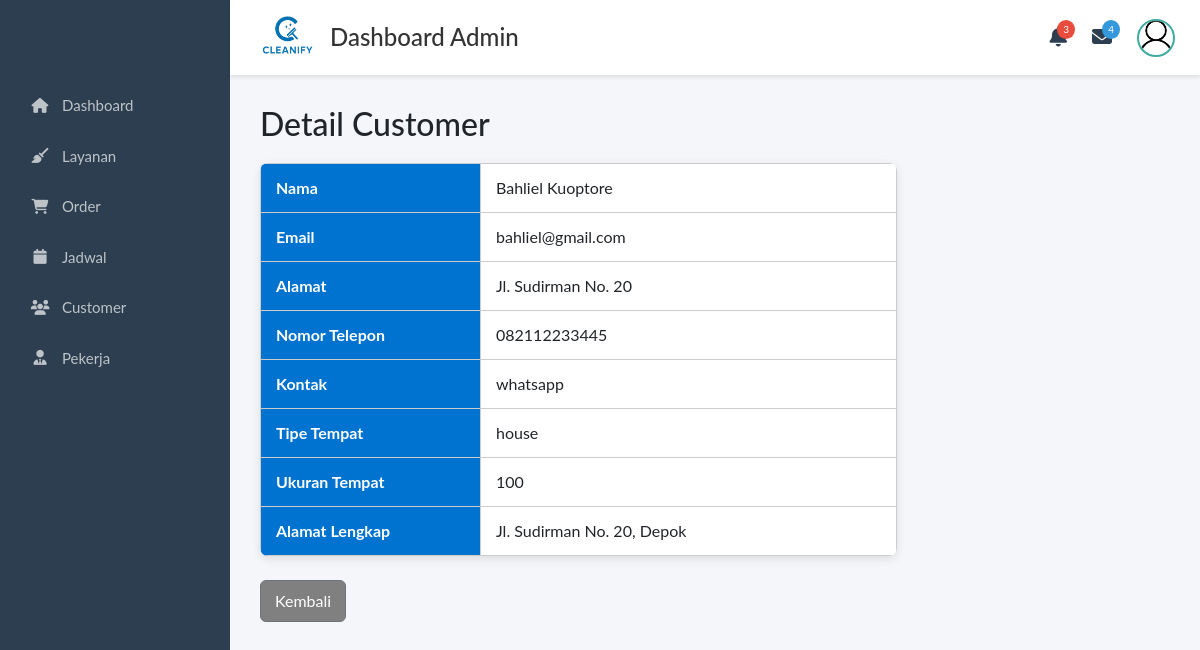
Screenshot of /Frontend/Admin/dashboard.php?page=customer_detail&id=4 (signed in) with the database file from the repository.
### tables this page shows
CREATE TABLE `customers` (
  `id` bigint(20) UNSIGNED NOT NULL,
  `name` varchar(100) NOT NULL,
  `email` varchar(100) DEFAULT NULL,
  `phone` varchar(20) DEFAULT NULL,
  `address` mediumtext DEFAULT NULL,
  `contact_preference` enum('phone','email','whatsapp') DEFAULT 'whatsapp',
  `property_type` enum('apartment','house','office','other') DEFAULT 'apartment',
  `property_size_sqm` int(11) DEFAULT NULL,
  `full_address` mediumtext DEFAULT NULL,
  `created_at` timestamp NOT NULL DEFAULT current_timestamp(),
  `updated_at` timestamp NOT NULL DEFAULT current_timestamp() ON UPDATE current_timestamp()
);

### Frontend/Admin/customer/detail.php (the view, shortened to what this page needs)
<?php
require __DIR__ . '/../../../Backend/db.php';
$dash = rtrim(dirname($_SERVER['SCRIPT_NAME']), '/') . '/dashboard.php';
$id = isset($_GET['id']) ? (int)$_GET['id'] : 0;
$stmt = $conn->prepare("SELECT * FROM customers WHERE id = ? LIMIT 1");
$stmt->bind_param("i", $id);
$stmt->execute();
$data = $stmt->get_result()->fetch_assoc();
function esc($v) {
    return htmlspecialchars((string)$v, ENT_QUOTES, 'UTF-8');
}
?>
<h2>Detail Customer</h2>
<table class="detail-table">
    <tr><th>Nama</th><td><?= esc($data['name'] ?? '-') ?></td></tr>
    <tr><th>Email</th><td><?= esc($data['email'] ?? '-') ?></td></tr>
    <tr><th>Alamat</th><td><?= esc($data['address'] ?? '-') ?></td></tr>
    <tr><th>Nomor Telepon</th><td><?= esc($data['phone'] ?? '-') ?></td></tr>
    <tr><th>Kontak</th><td><?= esc($data['contact_preference'] ?? '-') ?></td></tr>
    <tr><th>Tipe Tempat</th><td><?= esc($data['property_type'] ?? '-') ?></td></tr>
    <tr><th>Ukuran Tempat</th><td><?= esc($data['property_size_sqm'] ?? '-') ?></td></tr>
    <tr><th>Alamat Lengkap</th><td><?= nl2br(esc($data['full_address'] ?? '-')) ?></td></tr>
</table>
<br>
<a href="<?= esc($dash) ?>?page=customer" class="btn btn-secondary">Kembali</a>

### Frontend/Admin/dashboard.php (style rules this page uses)
body { background: #f5f6fa; font-family: 'Lato', sans-serif; margin: 0; }

### Frontend/Admin/customer/detail.php (style rules this page uses)
.detail-table { width: 70%; border-collapse: collapse; margin-top: 20px; background: #ffffff; border-radius: 8px; overflow: hidden; box-shadow: 0 3px 10px rgba(0,0,0,0.1); }
.detail-table th, .detail-table td { border: 1px solid #ccc; padding: 12px 15px; vertical-align: top; }
.detail-table th { width: 220px; background: #0072CF; color: white; font-weight: bold; }
.btn { padding: 8px 14px; border-radius: 6px; text-decoration: none; margin-right: 6px; display: inline-block; }
.btn-secondary { background: gray; color: white; }

### rows the page displays
customers: name "Bahliel Kuoptore", email "bahliel@gmail.com", address "Jl. Sudirman No. 20", phone "082112233445", contact_preference "whatsapp", property_type "house", property_size_sqm "100", full_address "Jl. Sudirman No. 20, Depok"
